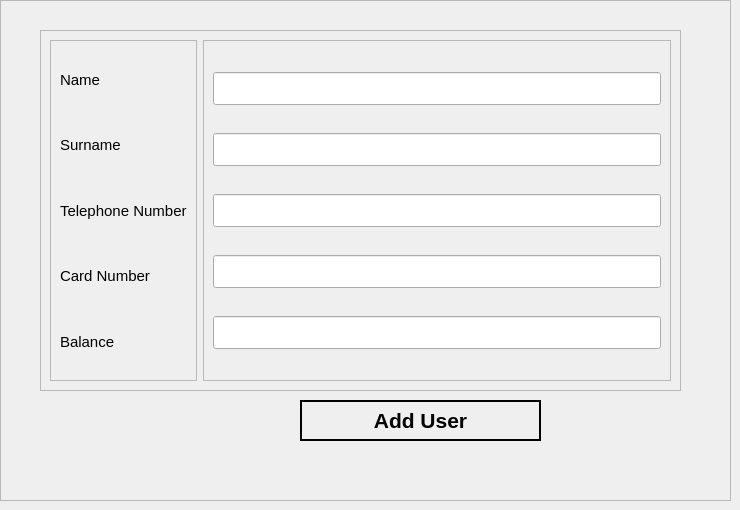
            <widget class="QWidget" name="add_user">
             <widget class="QFrame" name="add_user_frame">
              <property name="geometry">
               <rect>
                <x>0</x>
                <y>0</y>
                <width>731</width>
                <height>501</height>
               </rect>
              </property>
              <property name="maximumSize">
               <size>
                <width>16777215</width>
                <height>16777215</height>
               </size>
              </property>
              <property name="frameShape">
               <enum>QFrame::StyledPanel</enum>
              </property>
              <property name="frameShadow">
               <enum>QFrame::Raised</enum>
              </property>
              <widget class="QFrame" name="frame_10">
               <property name="geometry">
                <rect>
                 <x>40</x>
                 <y>30</y>
                 <width>641</width>
                 <height>361</height>
                </rect>
               </property>
               <property name="frameShape">
                <enum>QFrame::StyledPanel</enum>
               </property>
               <property name="frameShadow">
                <enum>QFrame::Raised</enum>
               </property>
               <layout class="QHBoxLayout" name="horizontalLayout_8">
                <item>
                 <widget class="QFrame" name="frame_4">
                  <property name="frameShape">
                   <enum>QFrame::StyledPanel</enum>
                  </property>
                  <property name="frameShadow">
                   <enum>QFrame::Raised</enum>
                  </property>
                  <layout class="QVBoxLayout" name="verticalLayout_2">
                   <item>
                    <widget class="QLabel" name="label">
                     <property name="font">
                      <font>
                       <pointsize>11</pointsize>
                       <weight>50</weight>
                       <bold>false</bold>
                      </font>
                     </property>
                     <property name="styleSheet">
                      <string notr="true">color: rgb(0, 0, 0);</string>
                     </property>
                     <property name="text">
                      <string>Name</string>
                     </property>
                    </widget>
                   </item>
                   <item>
                    <widget class="QLabel" name="label_3">
                     <property name="font">
                      <font>
                       <pointsize>11</pointsize>
                       <weight>50</weight>
                       <bold>false</bold>
                      </font>
                     </property>
                     <property name="text">
                      <string>Surname</string>
                     </property>
                    </widget>
                   </item>
                   <item>
                    <widget class="QLabel" name="label_5">
                     <property name="font">
                      <font>
                       <pointsize>11</pointsize>
                       <weight>50</weight>
                       <bold>false</bold>
                      </font>
                     </property>
                     <property name="text">
                      <string>Telephone Number</string>
                     </property>
                    </widget>
                   </item>
                   <item>
                    <widget class="QLabel" name="label_6">
                     <property name="font">
                      <font>
                       <pointsize>11</pointsize>
                       <weight>50</weight>
                       <bold>false</bold>
                      </font>
                     </property>
                     <property name="text">
                      <string>Card Number</string>
                     </property>
                    </widget>
                   </item>
                   <item>
                    <widget class="QLabel" name="label_7">
                     <property name="font">
                      <font>
                       <pointsize>11</pointsize>
                       <weight>50</weight>
                       <bold>false</bold>
                      </font>
                     </property>
                     <property name="text">
                      <string>Balance</string>
                     </property>
                    </widget>
                   </item>
                  </layout>
                 </widget>
                </item>
                <item>
                 <widget class="QFrame" name="frame_8">
                  <property name="frameShape">
                   <enum>QFrame::StyledPanel</enum>
                  </property>
                  <property name="frameShadow">
                   <enum>QFrame::Raised</enum>
                  </property>
                  <layout class="QVBoxLayout" name="verticalLayout_7">
                   <item>
                    <widget class="QLineEdit" name="add_user_frame_entry_name">
                     <property name="font">
                      <font>
                       <pointsize>16</pointsize>
                       <weight>50</weight>
                       <bold>false</bold>
                      </font>
                     </property>
                    </widget>
                   </item>
                   <item>
                    <widget class="QLineEdit" name="add_user_frame_entry_surname">
                     <property name="font">
                      <font>
                       <pointsize>16</pointsize>
                       <weight>50</weight>
                       <bold>false</bold>
                      </font>
                     </property>
                    </widget>
                   </item>
                   <item>
                    <widget class="QLineEdit" name="add_user_frame_entry_telephone">
                     <property name="font">
                      <font>
                       <pointsize>16</pointsize>
                       <weight>50</weight>
                       <bold>false</bold>
                      </font>
                     </property>
                    </widget>
                   </item>
                   <item>
                    <widget class="QLineEdit" name="add_user_frame_entry_card_number">
                     <property name="font">
                      <font>
                       <pointsize>16</pointsize>
                       <weight>50</weight>
                       <bold>false</bold>
                      </font>
                     </property>
                    </widget>
                   </item>
                   <item>
                    <widget class="QLineEdit" name="add_user_frame_entry_balance">
                     <property name="font">
                      <font>
                       <pointsize>16</pointsize>
                       <weight>50</weight>
                       <bold>false</bold>
                      </font>
                     </property>
                    </widget>
                   </item>
                  </layout>
                 </widget>
                </item>
               </layout>
              </widget>
              <widget class="QPushButton" name="add_user_frame_add_button">
               <property name="geometry">
                <rect>
                 <x>300</x>
                 <y>400</y>
                 <width>241</width>
                 <height>41</height>
                </rect>
               </property>
               <property name="font">
                <font>
                 <pointsize>16</pointsize>
                 <weight>75</weight>
                 <bold>true</bold>
                </font>
               </property>
               <property name="styleSheet">
                <string notr="true">border :2px solid ;
</string>
               </property>
               <property name="text">
                <string>Add User</string>
               </property>
               <property name="icon">
                <iconset>
                 <normaloff>:/newPrefix/icons/add-user.png</normaloff>:/newPrefix/icons/add-user.png</iconset>
               </property>
               <property name="iconSize">
                <size>
                 <width>32</width>
                 <height>24</height>
                </size>
               </property>
              </widget>
              <widget class="QLabel" name="add_user_frame_warning_label">
               <property name="geometry">
                <rect>
                 <x>300</x>
                 <y>450</y>
                 <width>231</width>
                 <height>41</height>
                </rect>
               </property>
               <property name="font">
                <font>
                 <pointsize>12</pointsize>
                 <weight>75</weight>
                 <bold>true</bold>
                </font>
               </property>
               <property name="text">
                <string/>
               </property>
              </widget>
             </widget>
            </widget>
